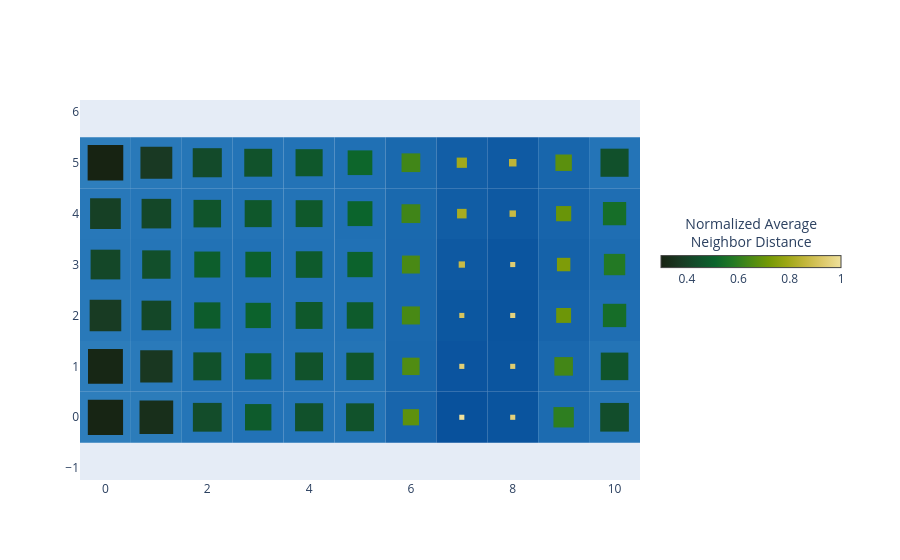

Notebook code for this chart:
### Code cell
basin.pond() \
    .rhizome_layer(violations_only=True) \
    .pad_layer() \
    .visualize();

### Figure 1 — Plotly figure (JSON) as saved in the notebook; plotly's stock layout.template omitted (floating-point values rounded to 4 significant figures)
{"data": [{"hoverinfo": "none", "marker": {"cmax": 1, "cmin": 0.3, "color": [0.3], "colorbar": {"len": 200, "lenmode": "pixels", "orientation": "h", "thickness": 12, "title": {"side": "top", "text": "Normalized Average<br>Neighbor Distance"}, "x": 1.02, "xanchor": "left", "y": 0.6, "yanchor": "middle"}, "colorscale": [[0, "rgb(23, 35, 18)"], [0.1, "rgb(25, 56, 34)"], [0.2, "rgb(18, 78, 43)"], [0.3, "rgb(11, 100, 44)"], [0.4, "rgb(35, 121, 36)"], [0.5, "rgb(75, 138, 20)"], [0.6, "rgb(116, 153, 5)"], [0.7, "rgb(157, 167, 21)"], [0.8, "rgb(194, 182, 59)"], [0.9, "rgb(221, 201, 106)"], [1, "rgb(239, 225, 156)"]], "showscale": true}, "mode": "markers", "showlegend": false, "type": "scatter", "x": [null], "y": [null]}], "layout": {"autosize": true, "legend": {"x": 1.02, "xanchor": "left", "y": 0, "yanchor": "bottom"}, "margin": {"r": 260}, "shapes": [{"fillcolor": "rgb(46, 126, 188)", "layer": "between", "line": {"width": 0}, "type": "rect", "x0": -0.5, "x1": 0.5, "xref": "x", "y0": -0.5, "y1": 0.5, "yref": "y"}, {"fillcolor": "rgb(44, 124, 186)", "layer": "between", "line": {"width": 0}, "type": "rect", "x0": 0.5, "x1": 1.5, "xref": "x", "y0": -0.5, "y1": 0.5, "yref": "y"}, {"fillcolor": "rgb(37, 117, 183)", "layer": "between", "line": {"width": 0}, "type": "rect", "x0": 1.5, "x1": 2.5, "xref": "x", "y0": -0.5, "y1": 0.5, "yref": "y"}, {"fillcolor": "rgb(34, 114, 182)", "layer": "between", "line": {"width": 0}, "type": "rect", "x0": 2.5, "x1": 3.5, "xref": "x", "y0": -0.5, "y1": 0.5, "yref": "y"}, {"fillcolor": "rgb(36, 116, 183)", "layer": "between", "line": {"width": 0}, "type": "rect", "x0": 3.5, "x1": 4.5, "xref": "x", "y0": -0.5, "y1": 0.5, "yref": "y"}, {"fillcolor": "rgb(36, 116, 183)", "layer": "between", "line": {"width": 0}, "type": "rect", "x0": 4.5, "x1": 5.5, "xref": "x", "y0": -0.5, "y1": 0.5, "yref": "y"}, {"fillcolor": "rgb(24, 101, 172)", "layer": "between", "line": {"width": 0}, "type": "rect", "x0": 5.5, "x1": 6.5, "xref": "x", "y0": -0.5, "y1": 0.5, "yref": "y"}, {"fillcolor": "rgb(8, 81, 156)", "layer": "between", "line": {"width": 0}, "type": "rect", "x0": 6.5, "x1": 7.5, "xref": "x", "y0": -0.5, "y1": 0.5, "yref": "y"}, {"fillcolor": "rgb(10, 84, 158)", "layer": "between", "line": {"width": 0}, "type": "rect", "x0": 7.5, "x1": 8.5, "xref": "x", "y0": -0.5, "y1": 0.5, "yref": "y"}, {"fillcolor": "rgb(28, 107, 176)", "layer": "between", "line": {"width": 0}, "type": "rect", "x0": 8.5, "x1": 9.5, "xref": "x", "y0": -0.5, "y1": 0.5, "yref": "y"}, {"fillcolor": "rgb(37, 117, 183)", "layer": "between", "line": {"width": 0}, "type": "rect", "x0": 9.5, "x1": 10.5, "xref": "x", "y0": -0.5, "y1": 0.5, "yref": "y"}, {"fillcolor": "rgb(45, 125, 187)", "layer": "between", "line": {"width": 0}, "type": "rect", "x0": -0.5, "x1": 0.5, "xref": "x", "y0": 0.5, "y1": 1.5, "yref": "y"}, {"fillcolor": "rgb(42, 122, 186)", "layer": "between", "line": {"width": 0}, "type": "rect", "x0": 0.5, "x1": 1.5, "xref": "x", "y0": 0.5, "y1": 1.5, "yref": "y"}, {"fillcolor": "rgb(36, 116, 183)", "layer": "between", "line": {"width": 0}, "type": "rect", "x0": 1.5, "x1": 2.5, "xref": "x", "y0": 0.5, "y1": 1.5, "yref": "y"}, {"fillcolor": "rgb(34, 114, 182)", "layer": "between", "line": {"width": 0}, "type": "rect", "x0": 2.5, "x1": 3.5, "xref": "x", "y0": 0.5, "y1": 1.5, "yref": "y"}, {"fillcolor": "rgb(36, 116, 183)", "layer": "between", "line": {"width": 0}, "type": "rect", "x0": 3.5, "x1": 4.5, "xref": "x", "y0": 0.5, "y1": 1.5, "yref": "y"}, {"fillcolor": "rgb(36, 116, 182)", "layer": "between", "line": {"width": 0}, "type": "rect", "x0": 4.5, "x1": 5.5, "xref": "x", "y0": 0.5, "y1": 1.5, "yref": "y"}, {"fillcolor": "rgb(25, 103, 173)", "layer": "between", "line": {"width": 0}, "type": "rect", "x0": 5.5, "x1": 6.5, "xref": "x", "y0": 0.5, "y1": 1.5, "yref": "y"}, {"fillcolor": "rgb(11, 84, 159)", "layer": "between", "line": {"width": 0}, "type": "rect", "x0": 6.5, "x1": 7.5, "xref": "x", "y0": 0.5, "y1": 1.5, "yref": "y"}, {"fillcolor": "rgb(11, 85, 159)", "layer": "between", "line": {"width": 0}, "type": "rect", "x0": 7.5, "x1": 8.5, "xref": "x", "y0": 0.5, "y1": 1.5, "yref": "y"}, {"fillcolor": "rgb(26, 104, 174)", "layer": "between", "line": {"width": 0}, "type": "rect", "x0": 8.5, "x1": 9.5, "xref": "x", "y0": 0.5, "y1": 1.5, "yref": "y"}, {"fillcolor": "rgb(36, 116, 182)", "layer": "between", "line": {"width": 0}, "type": "rect", "x0": 9.5, "x1": 10.5, "xref": "x", "y0": 0.5, "y1": 1.5, "yref": "y"}, {"fillcolor": "rgb(41, 121, 185)", "layer": "between", "line": {"width": 0}, "type": "rect", "x0": -0.5, "x1": 0.5, "xref": "x", "y0": 1.5, "y1": 2.5, "yref": "y"}, {"fillcolor": "rgb(38, 118, 184)", "layer": "between", "line": {"width": 0}, "type": "rect", "x0": 0.5, "x1": 1.5, "xref": "x", "y0": 1.5, "y1": 2.5, "yref": "y"}, {"fillcolor": "rgb(34, 114, 182)", "layer": "between", "line": {"width": 0}, "type": "rect", "x0": 1.5, "x1": 2.5, "xref": "x", "y0": 1.5, "y1": 2.5, "yref": "y"}, {"fillcolor": "rgb(33, 113, 181)", "layer": "between", "line": {"width": 0}, "type": "rect", "x0": 2.5, "x1": 3.5, "xref": "x", "y0": 1.5, "y1": 2.5, "yref": "y"}, {"fillcolor": "rgb(35, 115, 182)", "layer": "between", "line": {"width": 0}, "type": "rect", "x0": 3.5, "x1": 4.5, "xref": "x", "y0": 1.5, "y1": 2.5, "yref": "y"}, {"fillcolor": "rgb(34, 114, 182)", "layer": "between", "line": {"width": 0}, "type": "rect", "x0": 4.5, "x1": 5.5, "xref": "x", "y0": 1.5, "y1": 2.5, "yref": "y"}, {"fillcolor": "rgb(26, 104, 174)", "layer": "between", "line": {"width": 0}, "type": "rect", "x0": 5.5, "x1": 6.5, "xref": "x", "y0": 1.5, "y1": 2.5, "yref": "y"}, {"fillcolor": "rgb(12, 87, 160)", "layer": "between", "line": {"width": 0}, "type": "rect", "x0": 6.5, "x1": 7.5, "xref": "x", "y0": 1.5, "y1": 2.5, "yref": "y"}, {"fillcolor": "rgb(10, 84, 158)", "layer": "between", "line": {"width": 0}, "type": "rect", "x0": 7.5, "x1": 8.5, "xref": "x", "y0": 1.5, "y1": 2.5, "yref": "y"}, {"fillcolor": "rgb(23, 100, 171)", "layer": "between", "line": {"width": 0}, "type": "rect", "x0": 8.5, "x1": 9.5, "xref": "x", "y0": 1.5, "y1": 2.5, "yref": "y"}, {"fillcolor": "rgb(31, 110, 179)", "layer": "between", "line": {"width": 0}, "type": "rect", "x0": 9.5, "x1": 10.5, "xref": "x", "y0": 1.5, "y1": 2.5, "yref": "y"}, {"fillcolor": "rgb(39, 119, 184)", "layer": "between", "line": {"width": 0}, "type": "rect", "x0": -0.5, "x1": 0.5, "xref": "x", "y0": 2.5, "y1": 3.5, "yref": "y"}, {"fillcolor": "rgb(37, 117, 183)", "layer": "between", "line": {"width": 0}, "type": "rect", "x0": 0.5, "x1": 1.5, "xref": "x", "y0": 2.5, "y1": 3.5, "yref": "y"}, {"fillcolor": "rgb(34, 114, 181)", "layer": "between", "line": {"width": 0}, "type": "rect", "x0": 1.5, "x1": 2.5, "xref": "x", "y0": 2.5, "y1": 3.5, "yref": "y"}, {"fillcolor": "rgb(33, 113, 181)", "layer": "between", "line": {"width": 0}, "type": "rect", "x0": 2.5, "x1": 3.5, "xref": "x", "y0": 2.5, "y1": 3.5, "yref": "y"}, {"fillcolor": "rgb(34, 114, 182)", "layer": "between", "line": {"width": 0}, "type": "rect", "x0": 3.5, "x1": 4.5, "xref": "x", "y0": 2.5, "y1": 3.5, "yref": "y"}, {"fillcolor": "rgb(33, 113, 181)", "layer": "between", "line": {"width": 0}, "type": "rect", "x0": 4.5, "x1": 5.5, "xref": "x", "y0": 2.5, "y1": 3.5, "yref": "y"}, {"fillcolor": "rgb(26, 104, 174)", "layer": "between", "line": {"width": 0}, "type": "rect", "x0": 5.5, "x1": 6.5, "xref": "x", "y0": 2.5, "y1": 3.5, "yref": "y"}, {"fillcolor": "rgb(14, 89, 162)", "layer": "between", "line": {"width": 0}, "type": "rect", "x0": 6.5, "x1": 7.5, "xref": "x", "y0": 2.5, "y1": 3.5, "yref": "y"}, {"fillcolor": "rgb(11, 85, 159)", "layer": "between", "line": {"width": 0}, "type": "rect", "x0": 7.5, "x1": 8.5, "xref": "x", "y0": 2.5, "y1": 3.5, "yref": "y"}, {"fillcolor": "rgb(21, 98, 169)", "layer": "between", "line": {"width": 0}, "type": "rect", "x0": 8.5, "x1": 9.5, "xref": "x", "y0": 2.5, "y1": 3.5, "yref": "y"}, {"fillcolor": "rgb(29, 108, 177)", "layer": "between", "line": {"width": 0}, "type": "rect", "x0": 9.5, "x1": 10.5, "xref": "x", "y0": 2.5, "y1": 3.5, "yref": "y"}, {"fillcolor": "rgb(40, 120, 185)", "layer": "between", "line": {"width": 0}, "type": "rect", "x0": -0.5, "x1": 0.5, "xref": "x", "y0": 3.5, "y1": 4.5, "yref": "y"}, {"fillcolor": "rgb(38, 118, 184)", "layer": "between", "line": {"width": 0}, "type": "rect", "x0": 0.5, "x1": 1.5, "xref": "x", "y0": 3.5, "y1": 4.5, "yref": "y"}, {"fillcolor": "rgb(36, 116, 182)", "layer": "between", "line": {"width": 0}, "type": "rect", "x0": 1.5, "x1": 2.5, "xref": "x", "y0": 3.5, "y1": 4.5, "yref": "y"}, {"fillcolor": "rgb(35, 115, 182)", "layer": "between", "line": {"width": 0}, "type": "rect", "x0": 2.5, "x1": 3.5, "xref": "x", "y0": 3.5, "y1": 4.5, "yref": "y"}, {"fillcolor": "rgb(35, 115, 182)", "layer": "between", "line": {"width": 0}, "type": "rect", "x0": 3.5, "x1": 4.5, "xref": "x", "y0": 3.5, "y1": 4.5, "yref": "y"}, {"fillcolor": "rgb(32, 112, 180)", "layer": "between", "line": {"width": 0}, "type": "rect", "x0": 4.5, "x1": 5.5, "xref": "x", "y0": 3.5, "y1": 4.5, "yref": "y"}, {"fillcolor": "rgb(26, 105, 174)", "layer": "between", "line": {"width": 0}, "type": "rect", "x0": 5.5, "x1": 6.5, "xref": "x", "y0": 3.5, "y1": 4.5, "yref": "y"}, {"fillcolor": "rgb(17, 93, 165)", "layer": "between", "line": {"width": 0}, "type": "rect", "x0": 6.5, "x1": 7.5, "xref": "x", "y0": 3.5, "y1": 4.5, "yref": "y"}, {"fillcolor": "rgb(14, 89, 162)", "layer": "between", "line": {"width": 0}, "type": "rect", "x0": 7.5, "x1": 8.5, "xref": "x", "y0": 3.5, "y1": 4.5, "yref": "y"}, {"fillcolor": "rgb(23, 100, 171)", "layer": "between", "line": {"width": 0}, "type": "rect", "x0": 8.5, "x1": 9.5, "xref": "x", "y0": 3.5, "y1": 4.5, "yref": "y"}, {"fillcolor": "rgb(31, 110, 179)", "layer": "between", "line": {"width": 0}, "type": "rect", "x0": 9.5, "x1": 10.5, "xref": "x", "y0": 3.5, "y1": 4.5, "yref": "y"}, {"fillcolor": "rgb(46, 126, 188)", "layer": "between", "line": {"width": 0}, "type": "rect", "x0": -0.5, "x1": 0.5, "xref": "x", "y0": 4.5, "y1": 5.5, "yref": "y"}, {"fillcolor": "rgb(41, 121, 185)", "layer": "between", "line": {"width": 0}, "type": "rect", "x0": 0.5, "x1": 1.5, "xref": "x", "y0": 4.5, "y1": 5.5, "yref": "y"}, {"fillcolor": "rgb(38, 118, 183)", "layer": "between", "line": {"width": 0}, "type": "rect", "x0": 1.5, "x1": 2.5, "xref": "x", "y0": 4.5, "y1": 5.5, "yref": "y"}, {"fillcolor": "rgb(36, 116, 183)", "layer": "between", "line": {"width": 0}, "type": "rect", "x0": 2.5, "x1": 3.5, "xref": "x", "y0": 4.5, "y1": 5.5, "yref": "y"}, {"fillcolor": "rgb(35, 115, 182)", "layer": "between", "line": {"width": 0}, "type": "rect", "x0": 3.5, "x1": 4.5, "xref": "x", "y0": 4.5, "y1": 5.5, "yref": "y"}, {"fillcolor": "rgb(32, 112, 180)", "layer": "between", "line": {"width": 0}, "type": "rect", "x0": 4.5, "x1": 5.5, "xref": "x", "y0": 4.5, "y1": 5.5, "yref": "y"}, {"fillcolor": "rgb(26, 105, 174)", "layer": "between", "line": {"width": 0}, "type": "rect", "x0": 5.5, "x1": 6.5, "xref": "x", "y0": 4.5, "y1": 5.5, "yref": "y"}, {"fillcolor": "rgb(18, 94, 166)", "layer": "between", "line": {"width": 0}, "type": "rect", "x0": 6.5, "x1": 7.5, "xref": "x", "y0": 4.5, "y1": 5.5, "yref": "y"}, {"fillcolor": "rgb(15, 90, 163)", "layer": "between", "line": {"width": 0}, "type": "rect", "x0": 7.5, "x1": 8.5, "xref": "x", "y0": 4.5, "y1": 5.5, "yref": "y"}, {"fillcolor": "rgb(24, 102, 172)", "layer": "between", "line": {"width": 0}, "type": "rect", "x0": 8.5, "x1": 9.5, "xref": "x", "y0": 4.5, "y1": 5.5, "yref": "y"}, {"fillcolor": "rgb(36, 116, 183)", "layer": "between", "line": {"width": 0}, "type": "rect", "x0": 9.5, "x1": 10.5, "xref": "x", "y0": 4.5, "y1": 5.5, "yref": "y"}, {"fillcolor": "rgb(23, 37, 20)", "layer": "between", "line": {"width": 0}, "type": "rect", "x0": -0.3462, "x1": 0.3462, "xref": "x", "y0": -0.3462, "y1": 0.3462, "yref": "y"}, {"fillcolor": "rgb(24, 47, 27)", "layer": "between", "line": {"width": 0}, "type": "rect", "x0": 0.6692, "x1": 1.331, "xref": "x", "y0": -0.3308, "y1": 0.3308, "yref": "y"}, {"fillcolor": "rgb(19, 76, 42)", "layer": "between", "line": {"width": 0}, "type": "rect", "x0": 1.717, "x1": 2.283, "xref": "x", "y0": -0.2826, "y1": 0.2826, "yref": "y"}, {"fillcolor": "rgb(14, 91, 44)", "layer": "between", "line": {"width": 0}, "type": "rect", "x0": 2.74, "x1": 3.26, "xref": "x", "y0": -0.2596, "y1": 0.2596, "yref": "y"}, {"fillcolor": "rgb(17, 81, 43)", "layer": "between", "line": {"width": 0}, "type": "rect", "x0": 3.724, "x1": 4.276, "xref": "x", "y0": -0.2756, "y1": 0.2756, "yref": "y"}, {"fillcolor": "rgb(17, 82, 43)", "layer": "between", "line": {"width": 0}, "type": "rect", "x0": 4.726, "x1": 5.274, "xref": "x", "y0": -0.2739, "y1": 0.2739, "yref": "y"}, {"fillcolor": "rgb(94, 145, 13)", "layer": "between", "line": {"width": 0}, "type": "rect", "x0": 5.841, "x1": 6.159, "xref": "x", "y0": -0.1591, "y1": 0.1591, "yref": "y"}, {"fillcolor": "rgb(239, 225, 156)", "layer": "between", "line": {"width": 0}, "type": "rect", "x0": 6.95, "x1": 7.05, "xref": "x", "y0": -0.05, "y1": 0.05, "yref": "y"}, {"fillcolor": "rgb(227, 208, 122)", "layer": "between", "line": {"width": 0}, "type": "rect", "x0": 7.95, "x1": 8.05, "xref": "x", "y0": -0.05, "y1": 0.05, "yref": "y"}, {"fillcolor": "rgb(46, 126, 32)", "layer": "between", "line": {"width": 0}, "type": "rect", "x0": 8.8, "x1": 9.2, "xref": "x", "y0": -0.2003, "y1": 0.2003, "yref": "y"}, {"fillcolor": "rgb(18, 77, 43)", "layer": "between", "line": {"width": 0}, "type": "rect", "x0": 9.719, "x1": 10.28, "xref": "x", "y0": -0.2815, "y1": 0.2815, "yref": "y"}, {"fillcolor": "rgb(23, 39, 21)", "layer": "between", "line": {"width": 0}, "type": "rect", "x0": -0.3428, "x1": 0.3428, "xref": "x", "y0": 0.6572, "y1": 1.343, "yref": "y"}, {"fillcolor": "rgb(25, 55, 33)", "layer": "between", "line": {"width": 0}, "type": "rect", "x0": 0.6828, "x1": 1.317, "xref": "x", "y0": 0.6828, "y1": 1.317, "yref": "y"}, {"fillcolor": "rgb(17, 81, 43)", "layer": "between", "line": {"width": 0}, "type": "rect", "x0": 1.725, "x1": 2.275, "xref": "x", "y0": 0.7251, "y1": 1.275, "yref": "y"}, {"fillcolor": "rgb(14, 92, 44)", "layer": "between", "line": {"width": 0}, "type": "rect", "x0": 2.742, "x1": 3.258, "xref": "x", "y0": 0.7422, "y1": 1.258, "yref": "y"}, {"fillcolor": "rgb(17, 82, 43)", "layer": "between", "line": {"width": 0}, "type": "rect", "x0": 3.727, "x1": 4.273, "xref": "x", "y0": 0.7268, "y1": 1.273, "yref": "y"}, {"fillcolor": "rgb(16, 85, 43)", "layer": "between", "line": {"width": 0}, "type": "rect", "x0": 4.731, "x1": 5.269, "xref": "x", "y0": 0.731, "y1": 1.269, "yref": "y"}, {"fillcolor": "rgb(80, 140, 18)", "layer": "between", "line": {"width": 0}, "type": "rect", "x0": 5.829, "x1": 6.171, "xref": "x", "y0": 0.8291, "y1": 1.171, "yref": "y"}, {"fillcolor": "rgb(225, 207, 118)", "layer": "between", "line": {"width": 0}, "type": "rect", "x0": 6.95, "x1": 7.05, "xref": "x", "y0": 0.95, "y1": 1.05, "yref": "y"}, {"fillcolor": "rgb(223, 204, 111)", "layer": "between", "line": {"width": 0}, "type": "rect", "x0": 7.95, "x1": 8.05, "xref": "x", "y0": 0.95, "y1": 1.05, "yref": "y"}, {"fillcolor": "rgb(67, 134, 23)", "layer": "between", "line": {"width": 0}, "type": "rect", "x0": 8.818, "x1": 9.182, "xref": "x", "y0": 0.8178, "y1": 1.182, "yref": "y"}, {"fillcolor": "rgb(16, 84, 43)", "layer": "between", "line": {"width": 0}, "type": "rect", "x0": 9.729, "x1": 10.27, "xref": "x", "y0": 0.7293, "y1": 1.271, "yref": "y"}, {"fillcolor": "rgb(24, 59, 35)", "layer": "between", "line": {"width": 0}, "type": "rect", "x0": -0.3102, "x1": 0.3102, "xref": "x", "y0": 1.69, "y1": 2.31, "yref": "y"}, {"fillcolor": "rgb(20, 71, 40)", "layer": "between", "line": {"width": 0}, "type": "rect", "x0": 0.7091, "x1": 1.291, "xref": "x", "y0": 1.709, "y1": 2.291, "yref": "y"}, {"fillcolor": "rgb(13, 92, 44)", "layer": "between", "line": {"width": 0}, "type": "rect", "x0": 1.743, "x1": 2.257, "xref": "x", "y0": 1.743, "y1": 2.257, "yref": "y"}, {"fillcolor": "rgb(12, 98, 44)", "layer": "between", "line": {"width": 0}, "type": "rect", "x0": 2.752, "x1": 3.248, "xref": "x", "y0": 1.752, "y1": 2.248, "yref": "y"}, {"fillcolor": "rgb(15, 88, 43)", "layer": "between", "line": {"width": 0}, "type": "rect", "x0": 3.736, "x1": 4.264, "xref": "x", "y0": 1.736, "y1": 2.264, "yref": "y"}, {"fillcolor": "rgb(14, 91, 44)", "layer": "between", "line": {"width": 0}, "type": "rect", "x0": 4.74, "x1": 5.26, "xref": "x", "y0": 1.74, "y1": 2.26, "yref": "y"}, {"fillcolor": "rgb(72, 137, 21)", "layer": "between", "line": {"width": 0}, "type": "rect", "x0": 5.823, "x1": 6.177, "xref": "x", "y0": 1.823, "y1": 2.177, "yref": "y"}, {"fillcolor": "rgb(214, 196, 94)", "layer": "between", "line": {"width": 0}, "type": "rect", "x0": 6.95, "x1": 7.05, "xref": "x", "y0": 1.95, "y1": 2.05, "yref": "y"}, {"fillcolor": "rgb(228, 210, 125)", "layer": "between", "line": {"width": 0}, "type": "rect", "x0": 7.95, "x1": 8.05, "xref": "x", "y0": 1.95, "y1": 2.05, "yref": "y"}, {"fillcolor": "rgb(109, 150, 8)", "layer": "between", "line": {"width": 0}, "type": "rect", "x0": 8.854, "x1": 9.146, "xref": "x", "y0": 1.854, "y1": 2.146, "yref": "y"}, {"fillcolor": "rgb(22, 109, 40)", "layer": "between", "line": {"width": 0}, "type": "rect", "x0": 9.771, "x1": 10.23, "xref": "x", "y0": 1.771, "y1": 2.229, "yref": "y"}, {"fillcolor": "rgb(20, 71, 40)", "layer": "between", "line": {"width": 0}, "type": "rect", "x0": -0.2919, "x1": 0.2919, "xref": "x", "y0": 2.708, "y1": 3.292, "yref": "y"}, {"fillcolor": "rgb(18, 79, 43)", "layer": "between", "line": {"width": 0}, "type": "rect", "x0": 0.7213, "x1": 1.279, "xref": "x", "y0": 2.721, "y1": 3.279, "yref": "y"}, {"fillcolor": "rgb(13, 94, 44)", "layer": "between", "line": {"width": 0}, "type": "rect", "x0": 1.745, "x1": 2.255, "xref": "x", "y0": 2.745, "y1": 3.255, "yref": "y"}, {"fillcolor": "rgb(12, 96, 44)", "layer": "between", "line": {"width": 0}, "type": "rect", "x0": 2.748, "x1": 3.252, "xref": "x", "y0": 2.748, "y1": 3.252, "yref": "y"}, {"fillcolor": "rgb(14, 90, 44)", "layer": "between", "line": {"width": 0}, "type": "rect", "x0": 3.739, "x1": 4.261, "xref": "x", "y0": 2.739, "y1": 3.261, "yref": "y"}, {"fillcolor": "rgb(12, 98, 44)", "layer": "between", "line": {"width": 0}, "type": "rect", "x0": 4.752, "x1": 5.248, "xref": "x", "y0": 2.752, "y1": 3.248, "yref": "y"}, {"fillcolor": "rgb(73, 137, 21)", "layer": "between", "line": {"width": 0}, "type": "rect", "x0": 5.824, "x1": 6.176, "xref": "x", "y0": 2.824, "y1": 3.176, "yref": "y"}, {"fillcolor": "rgb(200, 186, 70)", "layer": "between", "line": {"width": 0}, "type": "rect", "x0": 6.938, "x1": 7.062, "xref": "x", "y0": 2.938, "y1": 3.062, "yref": "y"}, {"fillcolor": "rgb(223, 204, 113)", "layer": "between", "line": {"width": 0}, "type": "rect", "x0": 7.95, "x1": 8.05, "xref": "x", "y0": 2.95, "y1": 3.05, "yref": "y"}, {"fillcolor": "rgb(126, 156, 9)", "layer": "between", "line": {"width": 0}, "type": "rect", "x0": 8.868, "x1": 9.132, "xref": "x", "y0": 2.868, "y1": 3.132, "yref": "y"}, {"fillcolor": "rgb(35, 121, 36)", "layer": "between", "line": {"width": 0}, "type": "rect", "x0": 9.79, "x1": 10.21, "xref": "x", "y0": 2.79, "y1": 3.21, "yref": "y"}, {"fillcolor": "rgb(22, 64, 37)", "layer": "between", "line": {"width": 0}, "type": "rect", "x0": -0.3018, "x1": 0.3018, "xref": "x", "y0": 3.698, "y1": 4.302, "yref": "y"}, {"fillcolor": "rgb(20, 71, 40)", "layer": "between", "line": {"width": 0}, "type": "rect", "x0": 0.7096, "x1": 1.29, "xref": "x", "y0": 3.71, "y1": 4.29, "yref": "y"}, {"fillcolor": "rgb(16, 84, 43)", "layer": "between", "line": {"width": 0}, "type": "rect", "x0": 1.729, "x1": 2.271, "xref": "x", "y0": 3.729, "y1": 4.271, "yref": "y"}, {"fillcolor": "rgb(15, 87, 43)", "layer": "between", "line": {"width": 0}, "type": "rect", "x0": 2.735, "x1": 3.265, "xref": "x", "y0": 3.735, "y1": 4.265, "yref": "y"}, {"fillcolor": "rgb(15, 88, 43)", "layer": "between", "line": {"width": 0}, "type": "rect", "x0": 3.736, "x1": 4.264, "xref": "x", "y0": 3.736, "y1": 4.264, "yref": "y"}, {"fillcolor": "rgb(11, 100, 44)", "layer": "between", "line": {"width": 0}, "type": "rect", "x0": 4.756, "x1": 5.244, "xref": "x", "y0": 3.756, "y1": 4.244, "yref": "y"}, {"fillcolor": "rgb(64, 133, 24)", "layer": "between", "line": {"width": 0}, "type": "rect", "x0": 5.815, "x1": 6.185, "xref": "x", "y0": 3.815, "y1": 4.185, "yref": "y"}, {"fillcolor": "rgb(169, 172, 33)", "layer": "between", "line": {"width": 0}, "type": "rect", "x0": 6.906, "x1": 7.094, "xref": "x", "y0": 3.906, "y1": 4.094, "yref": "y"}, {"fillcolor": "rgb(199, 186, 68)", "layer": "between", "line": {"width": 0}, "type": "rect", "x0": 7.937, "x1": 8.063, "xref": "x", "y0": 3.937, "y1": 4.063, "yref": "y"}, {"fillcolor": "rgb(105, 149, 9)", "layer": "between", "line": {"width": 0}, "type": "rect", "x0": 8.851, "x1": 9.149, "xref": "x", "y0": 3.851, "y1": 4.149, "yref": "y"}, {"fillcolor": "rgb(22, 110, 40)", "layer": "between", "line": {"width": 0}, "type": "rect", "x0": 9.772, "x1": 10.23, "xref": "x", "y0": 3.772, "y1": 4.228, "yref": "y"}, {"fillcolor": "rgb(23, 35, 18)", "layer": "between", "line": {"width": 0}, "type": "rect", "x0": -0.35, "x1": 0.35, "xref": "x", "y0": 4.65, "y1": 5.35, "yref": "y"}, {"fillcolor": "rgb(25, 57, 35)", "layer": "between", "line": {"width": 0}, "type": "rect", "x0": 0.6872, "x1": 1.313, "xref": "x", "y0": 4.687, "y1": 5.313, "yref": "y"}, {"fillcolor": "rgb(19, 74, 42)", "layer": "between", "line": {"width": 0}, "type": "rect", "x0": 1.714, "x1": 2.286, "xref": "x", "y0": 4.714, "y1": 5.286, "yref": "y"}, {"fillcolor": "rgb(17, 82, 43)", "layer": "between", "line": {"width": 0}, "type": "rect", "x0": 2.726, "x1": 3.274, "xref": "x", "y0": 4.726, "y1": 5.274, "yref": "y"}, {"fillcolor": "rgb(15, 87, 43)", "layer": "between", "line": {"width": 0}, "type": "rect", "x0": 3.734, "x1": 4.266, "xref": "x", "y0": 4.734, "y1": 5.266, "yref": "y"}, {"fillcolor": "rgb(13, 102, 43)", "layer": "between", "line": {"width": 0}, "type": "rect", "x0": 4.758, "x1": 5.242, "xref": "x", "y0": 4.758, "y1": 5.242, "yref": "y"}, {"fillcolor": "rgb(65, 134, 24)", "layer": "between", "line": {"width": 0}, "type": "rect", "x0": 5.816, "x1": 6.184, "xref": "x", "y0": 4.816, "y1": 5.184, "yref": "y"}, {"fillcolor": "rgb(162, 169, 26)", "layer": "between", "line": {"width": 0}, "type": "rect", "x0": 6.899, "x1": 7.101, "xref": "x", "y0": 4.899, "y1": 5.101, "yref": "y"}, {"fillcolor": "rgb(190, 180, 55)", "layer": "between", "line": {"width": 0}, "type": "rect", "x0": 7.926, "x1": 8.074, "xref": "x", "y0": 4.926, "y1": 5.074, "yref": "y"}, {"fillcolor": "rgb(91, 144, 14)", "layer": "between", "line": {"width": 0}, "type": "rect", "x0": 8.838, "x1": 9.162, "xref": "x", "y0": 4.838, "y1": 5.162, "yref": "y"}, {"fillcolor": "rgb(17, 80, 43)", "layer": "between", "line": {"width": 0}, "type": "rect", "x0": 9.724, "x1": 10.28, "xref": "x", "y0": 4.724, "y1": 5.276, "yref": "y"}], "showlegend": true, "xaxis": {"constrain": "domain", "range": [-0.5, 10.5], "scaleanchor": "y", "showgrid": false, "zeroline": false}, "yaxis": {"range": [-0.5, 5.5], "showgrid": false, "zeroline": false}}}
